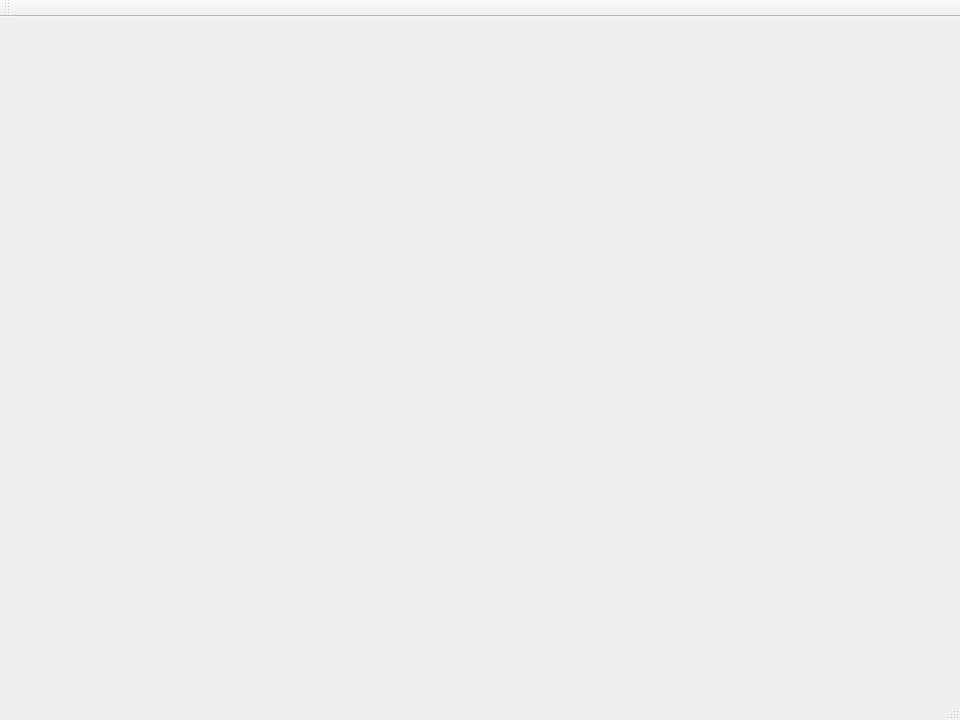
<?xml version="1.0" encoding="UTF-8"?>
<ui version="4.0">
 <class>MainWindow</class>
 <widget class="QMainWindow" name="MainWindow">
  <property name="geometry">
   <rect>
    <x>0</x>
    <y>0</y>
    <width>960</width>
    <height>720</height>
   </rect>
  </property>
  <property name="minimumSize">
   <size>
    <width>960</width>
    <height>720</height>
   </size>
  </property>
  <property name="maximumSize">
   <size>
    <width>960</width>
    <height>720</height>
   </size>
  </property>
  <property name="windowTitle">
   <string>MainWindow</string>
  </property>
  <widget class="QWidget" name="centralWidget"/>
  <widget class="QMenuBar" name="menuBar">
   <property name="geometry">
    <rect>
     <x>0</x>
     <y>0</y>
     <width>960</width>
     <height>21</height>
    </rect>
   </property>
  </widget>
  <widget class="QToolBar" name="mainToolBar">
   <attribute name="toolBarArea">
    <enum>TopToolBarArea</enum>
   </attribute>
   <attribute name="toolBarBreak">
    <bool>false</bool>
   </attribute>
  </widget>
  <widget class="QStatusBar" name="statusBar"/>
 </widget>
 <layoutdefault spacing="6" margin="11"/>
 <resources/>
 <connections/>
</ui>
